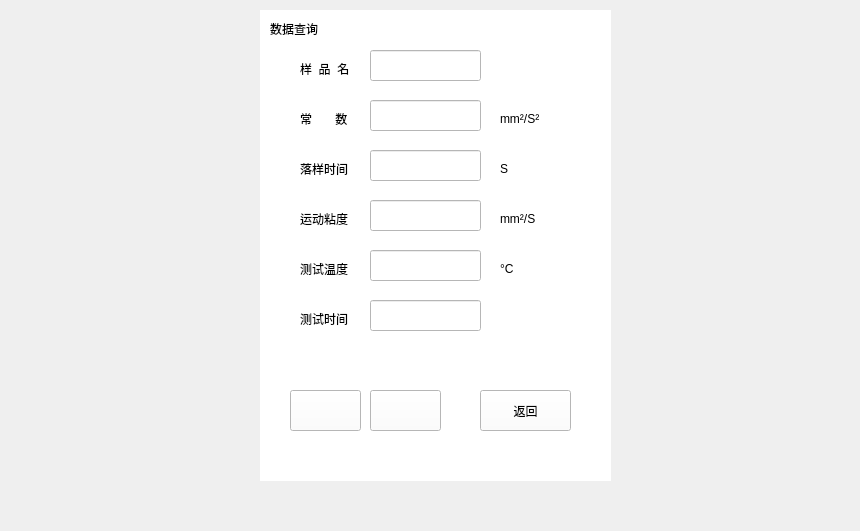
<?xml version="1.0" encoding="UTF-8"?>
<ui version="4.0">
 <class>ViscomterQuery</class>
 <widget class="QWidget" name="ViscomterQuery">
  <property name="geometry">
   <rect>
    <x>0</x>
    <y>0</y>
    <width>860</width>
    <height>531</height>
   </rect>
  </property>
  <property name="windowTitle">
   <string>Form</string>
  </property>
  <widget class="QWidget" name="widget" native="true">
   <property name="geometry">
    <rect>
     <x>260</x>
     <y>10</y>
     <width>351</width>
     <height>471</height>
    </rect>
   </property>
   <property name="styleSheet">
    <string notr="true">background: #fff;</string>
   </property>
   <widget class="QLabel" name="label">
    <property name="geometry">
     <rect>
      <x>40</x>
      <y>50</y>
      <width>67</width>
      <height>17</height>
     </rect>
    </property>
    <property name="text">
     <string>样  品  名</string>
    </property>
   </widget>
   <widget class="QLineEdit" name="lineEdit">
    <property name="geometry">
     <rect>
      <x>110</x>
      <y>40</y>
      <width>111</width>
      <height>31</height>
     </rect>
    </property>
   </widget>
   <widget class="QLabel" name="label_2">
    <property name="geometry">
     <rect>
      <x>40</x>
      <y>100</y>
      <width>67</width>
      <height>17</height>
     </rect>
    </property>
    <property name="text">
     <string>常       数</string>
    </property>
   </widget>
   <widget class="QLineEdit" name="lineEdit_2">
    <property name="geometry">
     <rect>
      <x>110</x>
      <y>90</y>
      <width>111</width>
      <height>31</height>
     </rect>
    </property>
   </widget>
   <widget class="QLabel" name="label_3">
    <property name="geometry">
     <rect>
      <x>40</x>
      <y>150</y>
      <width>67</width>
      <height>17</height>
     </rect>
    </property>
    <property name="text">
     <string>落样时间</string>
    </property>
   </widget>
   <widget class="QLineEdit" name="lineEdit_3">
    <property name="geometry">
     <rect>
      <x>110</x>
      <y>140</y>
      <width>111</width>
      <height>31</height>
     </rect>
    </property>
   </widget>
   <widget class="QLabel" name="label_4">
    <property name="geometry">
     <rect>
      <x>40</x>
      <y>200</y>
      <width>67</width>
      <height>17</height>
     </rect>
    </property>
    <property name="text">
     <string>运动粘度</string>
    </property>
   </widget>
   <widget class="QLineEdit" name="lineEdit_4">
    <property name="geometry">
     <rect>
      <x>110</x>
      <y>190</y>
      <width>111</width>
      <height>31</height>
     </rect>
    </property>
   </widget>
   <widget class="QLabel" name="label_5">
    <property name="geometry">
     <rect>
      <x>40</x>
      <y>250</y>
      <width>67</width>
      <height>17</height>
     </rect>
    </property>
    <property name="text">
     <string>测试温度</string>
    </property>
   </widget>
   <widget class="QLineEdit" name="lineEdit_5">
    <property name="geometry">
     <rect>
      <x>110</x>
      <y>240</y>
      <width>111</width>
      <height>31</height>
     </rect>
    </property>
   </widget>
   <widget class="QLabel" name="label_6">
    <property name="geometry">
     <rect>
      <x>40</x>
      <y>300</y>
      <width>67</width>
      <height>17</height>
     </rect>
    </property>
    <property name="text">
     <string>测试时间</string>
    </property>
   </widget>
   <widget class="QLineEdit" name="lineEdit_6">
    <property name="geometry">
     <rect>
      <x>110</x>
      <y>290</y>
      <width>111</width>
      <height>31</height>
     </rect>
    </property>
   </widget>
   <widget class="QLabel" name="label_7">
    <property name="geometry">
     <rect>
      <x>240</x>
      <y>100</y>
      <width>67</width>
      <height>17</height>
     </rect>
    </property>
    <property name="text">
     <string>mm²/S²</string>
    </property>
   </widget>
   <widget class="QLabel" name="label_8">
    <property name="geometry">
     <rect>
      <x>240</x>
      <y>150</y>
      <width>67</width>
      <height>17</height>
     </rect>
    </property>
    <property name="text">
     <string>S</string>
    </property>
   </widget>
   <widget class="QLabel" name="label_9">
    <property name="geometry">
     <rect>
      <x>240</x>
      <y>200</y>
      <width>67</width>
      <height>17</height>
     </rect>
    </property>
    <property name="text">
     <string>mm²/S</string>
    </property>
   </widget>
   <widget class="QLabel" name="label_10">
    <property name="geometry">
     <rect>
      <x>240</x>
      <y>250</y>
      <width>67</width>
      <height>17</height>
     </rect>
    </property>
    <property name="text">
     <string>°C</string>
    </property>
   </widget>
   <widget class="QPushButton" name="pushButton_2">
    <property name="geometry">
     <rect>
      <x>30</x>
      <y>380</y>
      <width>71</width>
      <height>41</height>
     </rect>
    </property>
    <property name="text">
     <string/>
    </property>
    <property name="icon">
     <iconset theme="go-previous"/>
    </property>
   </widget>
   <widget class="QPushButton" name="pushButton_3">
    <property name="geometry">
     <rect>
      <x>110</x>
      <y>380</y>
      <width>71</width>
      <height>41</height>
     </rect>
    </property>
    <property name="text">
     <string/>
    </property>
    <property name="icon">
     <iconset theme="go-next"/>
    </property>
   </widget>
   <widget class="QPushButton" name="pushButton_4">
    <property name="geometry">
     <rect>
      <x>220</x>
      <y>380</y>
      <width>91</width>
      <height>41</height>
     </rect>
    </property>
    <property name="text">
     <string>返回</string>
    </property>
   </widget>
   <widget class="QLabel" name="label_11">
    <property name="geometry">
     <rect>
      <x>10</x>
      <y>10</y>
      <width>67</width>
      <height>17</height>
     </rect>
    </property>
    <property name="text">
     <string>数据查询</string>
    </property>
   </widget>
  </widget>
 </widget>
 <resources/>
 <connections/>
</ui>
